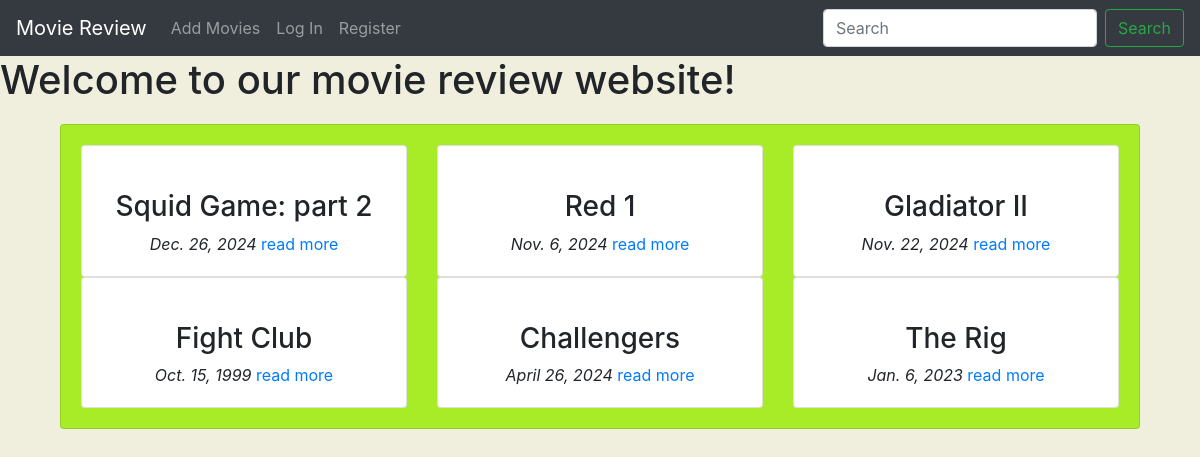
The page / on the database its author committed.
### myapi/models.py (models this page shows, shortened)
class Movie(models.Model):
    title = models.CharField(max_length=100)
    director = models.CharField(max_length=100)
    description = models.TextField(max_length=1000)
    genre = models.CharField(max_length=100)
    created_at = models.DateField()
    rating = models.DecimalField(max_digits=2, decimal_places=1)
    image=models.URLField(default='none', null=True)

### myapi/views.py (the view)
# urls.py: path('', views.home, name='home'),
def home(request):
    allMovies = Movie.objects.all() #select * from Movies
    context = {
        'Movie': allMovies,
    }
    return render(request, 'myapi/index.html', context)

### myapi/templates/myapi/index.html (shortened to what this page needs)
{% extends 'myapi/base.html' %}
{% block content %}
<div class="container">
   <div class="card" id="box">
    <div class="card-body">
        <div class="row">
            {% for movie in Movie %}
            <div class="col-md-4">
                <div class="card">
                    <div class="card-body">
                        <div class="text-center">
                           <h3 class="text-center">{{ movie.title }}</h3>
                           <i>{{ movie.created_at }}</i>
                           <a href="{% url 'myapi:detail' movie.id%}">read more</a>
                        </div>
                    </div>
                </div>
            </div>
            {% endfor %}
        </div>
    </div>
    </div>
   </div>
{% endblock %}

### myapi/templates/myapi/base.html (shortened to what this page needs)
<!doctype html>
<html lang="en">
  <head>
    <link rel="stylesheet" href="https://cdn.jsdelivr.net/npm/bootstrap@4.0.0/dist/css/bootstrap.min.css">
    {% load static %}
    <link rel="stylesheet" href="{% static 'css/main.css' %}">
  </head>
  <body>
    <nav class="navbar navbar-expand-lg navbar-dark bg-dark text-white">
        <a class="navbar-brand" href="{% url 'myapi:home' %}">Movie Review</a>
        <div class="collapse navbar-collapse" id="navbarSupportedContent">
          <ul class="navbar-nav mr-auto">
            <li class="nav-item">
              <a class="nav-link" href="{% url 'myapi:add_movies' %}">Add Movies</a>
            </li>
            {% if user.is_authenticated %}
            <li class="nav-item dropdown">
              <a class="nav-link dropdown-toggle" href="#" id="navbarDropdown" role="button" data-toggle="dropdown" aria-haspopup="true" aria-expanded="false">
                {{user.username}}
              </a>
              <div class="dropdown-menu" aria-labelledby="navbarDropdown">
                <a class="dropdown-item" href="#">My Profile</a>
                <div class="dropdown-divider"></div>
                <a class="dropdown-item" href="{% url 'accounts:logout' %}">Log out</a>
              </div>
            </li>
            {% else %}
            <li class="nav-item">
              <a class="nav-link" href="{% url 'accounts:login' %}">Log In</a>
            </li>
            <li class="nav-item">
              <a class="nav-link" href="{% url 'accounts:register' %}">Register</a>
            </li>
            {% endif %}
          </ul>
          <form class="form-inline my-2 my-lg-0">
            <input class="form-control mr-sm-2" type="search" placeholder="Search" aria-label="Search">
            <button class="btn btn-outline-success my-2 my-sm-0" type="submit">Search</button>
          </form>
        </div>
      </nav>
    <h1>Welcome to our movie review website!</h1>
    <div class="container">
        {% block content %}
        {% endblock %}
  </body>
</html>

### myapi/static/css/main.css (style rules this page uses)
body { background-color: #eeecd6d3; }
#box { margin-top: 20px; background-color: rgb(167, 236, 39); }

### rows shown on the page
Movie: title "Squid Game: part 2", created_at "Dec. 26, 2024"
Movie: title "Red 1", created_at "Nov. 6, 2024"
Movie: title "Gladiator II", created_at "Nov. 22, 2024"
Movie: title "Fight Club", created_at "Oct. 15, 1999"
Movie: title "Challengers", created_at "April 26, 2024"
Movie: title "The Rig", created_at "Jan. 6, 2023"
